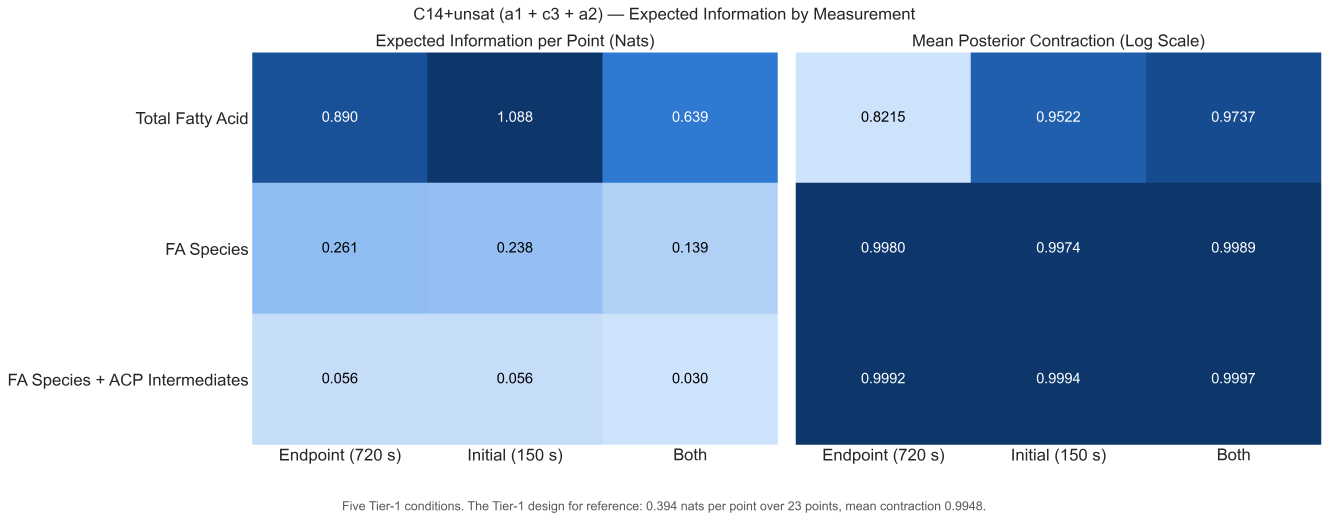
#> input picture Python Model/job_files/tier1/expected_information_grid.png, 5314 x 2082 px (shown at 1/4 size)
$ python paper_fig1_mock.py --network expected_information_grid.png --out out.png
#> lines starting #> are read from the running program, lines starting #| are printed output that depends on the picture
### Python Model/Utilities/inference_plotting.py
from __future__ import annotations

import math
import re
from pathlib import Path
from typing import Any
from itertools import combinations

import arviz as az
import matplotlib.pyplot as plt
import numpy as np
import seaborn as sns
from matplotlib.ticker import LogFormatterMathtext, LogLocator, NullFormatter


PLOT_FONT_SIZE = 16
TABLE_FONT_SIZE = 11
PLOT_STYLE_RC = {
    "font.size": PLOT_FONT_SIZE,
    "axes.titlesize": PLOT_FONT_SIZE,
    "axes.labelsize": PLOT_FONT_SIZE,
    "xtick.labelsize": PLOT_FONT_SIZE,
    "ytick.labelsize": PLOT_FONT_SIZE,
    "legend.fontsize": PLOT_FONT_SIZE,
    "legend.title_fontsize": PLOT_FONT_SIZE,
    "figure.titlesize": PLOT_FONT_SIZE,
    "xtick.major.size": 10.0,
    "ytick.major.size": 10.0,
    "xtick.minor.size": 6.0,
    "ytick.minor.size": 6.0,
    "xtick.major.width": 1.2,
    "ytick.major.width": 1.2,
    "xtick.minor.width": 1.0,
    "ytick.minor.width": 1.0,
    "xtick.bottom": True,
    "ytick.left": True,
    "xtick.top": False,
    "ytick.right": False,
    "xtick.direction": "out",
    "ytick.direction": "out",
}
sns.set_theme(style="whitegrid", rc=PLOT_STYLE_RC)
plt.rcParams.update(PLOT_STYLE_RC)


def _apply_plot_style() -> None:
    """Re-apply plotting style in case caller code reset rcParams."""
    sns.set_theme(style="whitegrid", rc=PLOT_STYLE_RC)
    plt.rcParams.update(PLOT_STYLE_RC)


# [1517 lines left out: functions _select_free_params, _sanitize_name, _resolve_paths, _configure_decade_log_x_axis, _extract_predictive_data, _build_table_rows and 23 more, not called in this run]


# Each diagnostic figure's title: "<run> — <title>" on its own, and its section heading in
# plot_run_summary.py's combined figure.
DIAGNOSTIC_TITLES = {
    "trace": "Prior vs. Posterior and Chain Traces",
    "convergence": "Convergence: r-hat, Bulk-ESS and Divergences",
    "energy": "Sampler Energy: BFMI and Energy Transitions",
    "loo": "Leave-One-Out Cross-Validation (PSIS-LOO)",
    "rank": "Chain Mixing: Rank ECDF vs 95% Envelope",
    "predictive": "Posterior Predictive Checks",
    "joint": "Joint Posterior: Pairwise Draws and Correlation",
}


# ...and its file in the run folder, named after that title.
DIAGNOSTIC_FILES = {
    "trace": "prior_posterior_traces.png",
    "convergence": "convergence.png",
    "energy": "sampler_energy.png",
    "loo": "leave_one_out.png",
    "rank": "chain_mixing.png",
    "predictive": "predictive_checks.png",
    "joint": "joint_posterior.png",
}


def _diagnostic_title(kind: str, system_name: str | None) -> str:
    return f"{system_name} — {DIAGNOSTIC_TITLES[kind]}" if system_name else DIAGNOSTIC_TITLES[kind]


# Every threshold line, in every diagnostic figure: dash-dot, so it reads differently from the
# dashed end-of-warmup line, with its value labelled on the right of the axes.
THRESHOLD_STYLE = {"color": "black", "linestyle": "-.", "linewidth": 1.2}


# [35 lines left out: functions _threshold_lines, _mark_criteria_met, _plain_ticks_if_narrow_log, not called in this run]


def _display_units(text: str) -> str:
    """uM -> µM for display; data columns and observable names keep the ASCII spelling."""
    return re.sub(r"\buM\b", "µM", text)


def figure_renderer(fig: Any) -> Any:
    """The figure's renderer. A figure closed through pyplot keeps only a FigureCanvasBase in
    matplotlib 3.11, which has no get_renderer, so an Agg canvas is attached first."""
    if not hasattr(fig.canvas, "get_renderer"):
        from matplotlib.backends.backend_agg import FigureCanvasAgg
        FigureCanvasAgg(fig)
    return fig.canvas.get_renderer()


def place_suptitle(fig: Any, text: str, gap_in: float = 0.15, **text_kwargs: Any) -> Any:
    """Put the figure title gap_in inches above the highest thing any axes draws (its title,
    tick labels, secondary axes), instead of at the figure's top edge, where layouts with
    spare headroom leave it floating well clear of the plots. Call after the layout is final;
    save with bbox_inches="tight", since the title can land above y = 1."""
    renderer = figure_renderer(fig)
    to_fig = fig.transFigure.inverted()
    top = 0.0
    for ax in fig.axes:
        if not ax.get_visible():
            continue
        box = ax.get_tightbbox(renderer)
        top = max(top, float(to_fig.transform((0.0, box.y1))[1]))
    return fig.suptitle(text, y=top + gap_in / fig.get_size_inches()[1], va="bottom", **text_kwargs)


# [214 lines left out: functions _save_figure, plot_predictive_time_vs_observable, plot_predictive_observable_vs_initial_concentration_table, not called in this run]

# --- Tier-1 layout: time series (A) over product profile (B), initial rates with their
# conditions table (C) to the right. Used when the datasets have that shape; anything else
# keeps the one-row-per-observable layout in plot_predictive.
_PROFILE_OBSERVABLE = re.compile(r"^C(\d+)_FA(_unsat)? \(uM\)$")


# [531 lines left out: functions _tier1_predictive_panels, _format_concentration, _plot_profile_panel, _plot_rates_panel, _plot_predictive_tier1, plot_predictive and 2 more, not called in this run]

### Python Model/job_files/tier1/paper_fig1_mock.py
"""Mock of the paper's Figure 1 for the draft layout: (A) the FAS network, (B) the previous
point-estimate workflow against the Bayesian one, (C) the two validation tiers.

Panel A is an image passed in (for the draft, Ruppe et al. 2020 PNAS Fig 1A, cropped); the
final figure needs a redrawn network or the publisher's permission.

    python paper_fig1_mock.py --network pnas2020_fig1.jpg --crop 0,0,545,578 --out fig1_mock.png
"""
import argparse
import sys
from pathlib import Path

HERE = Path(__file__).resolve().parent
sys.path.insert(0, str(HERE.parent.parent / "Utilities"))

import matplotlib  # noqa: E402
matplotlib.use("Agg")
import matplotlib.pyplot as plt  # noqa: E402
from matplotlib.patches import FancyArrowPatch, FancyBboxPatch  # noqa: E402

from inference_plotting import PLOT_FONT_SIZE, _apply_plot_style, place_suptitle  # noqa: E402

OLD, NEW, NEUTRAL = "#8c8c8c", "tab:blue", "0.25"


def box(ax, x, y, w, h, text, color, fill=0.12, size=None, bold=False):
    ax.add_patch(FancyBboxPatch((x - w / 2, y - h / 2), w, h, boxstyle="round,pad=0.012,rounding_size=0.02",
                                linewidth=1.8, edgecolor=color, facecolor=matplotlib.colors.to_rgba(color, fill)))
    ax.text(x, y, text, ha="center", va="center", fontsize=size or PLOT_FONT_SIZE - 3,
            fontweight="bold" if bold else "normal", color="0.1", wrap=True)


def arrow(ax, x0, y0, x1, y1, color):
    ax.add_patch(FancyArrowPatch((x0, y0), (x1, y1), arrowstyle="-|>", mutation_scale=16, linewidth=1.8,
                                 color=color, shrinkA=2, shrinkB=2))


def workflow(ax):
    ax.set_xlim(0, 1)
    ax.set_ylim(0, 1)
    ax.axis("off")
    # previous workflow (top row)
    ax.text(0.0, 0.97, "Previous (point estimate)", fontsize=PLOT_FONT_SIZE - 1, fontweight="bold", color=OLD, va="top")
    y = 0.80
    box(ax, 0.10, y, 0.17, 0.12, "Kinetic data", OLD)
    box(ax, 0.32, y, 0.19, 0.12, "Least-squares\nfit", OLD)
    box(ax, 0.54, y, 0.17, 0.12, "One parameter\nset", OLD)
    for x0, x1 in ((0.185, 0.225), (0.415, 0.455)):
        arrow(ax, x0, y, x1, y, OLD)
    for i, t in enumerate(["Morris sensitivity", "Enzyme-ratio design", "Knockout predictions"]):
        yy = 0.89 - i * 0.09
        box(ax, 0.84, yy, 0.27, 0.058, t, OLD, size=PLOT_FONT_SIZE - 4)
        arrow(ax, 0.625, y, 0.705, yy, OLD)
    # Bayesian workflow (bottom row)
    ax.text(0.0, 0.56, "This paper (Bayesian)", fontsize=PLOT_FONT_SIZE - 1, fontweight="bold", color=NEW, va="top")
    y = 0.30
    box(ax, 0.10, y + 0.09, 0.17, 0.10, "Priors", NEW)
    box(ax, 0.10, y - 0.09, 0.17, 0.10, "Kinetic data", NEW)
    box(ax, 0.32, y, 0.19, 0.12, "NUTS sampling\n(JAX ODEs)", NEW)
    box(ax, 0.54, y, 0.17, 0.12, "Posterior\ndistribution", NEW, fill=0.25, bold=True)
    arrow(ax, 0.185, y + 0.09, 0.225, y + 0.02, NEW)
    arrow(ax, 0.185, y - 0.09, 0.225, y - 0.02, NEW)
    arrow(ax, 0.415, y, 0.455, y, NEW)
    outs = ["Trust: uncertainty (Figs 2-4)", "Groupings tested (Fig 5)", "What data constrain (Fig 6)",
            "Sensitivity with uncertainty (Fig 7)", "Robust ratio design (Fig 8)", "What to measure next (Fig 9)"]
    for i, t in enumerate(outs):
        yy = 0.52 - i * 0.088
        box(ax, 0.84, yy, 0.30, 0.056, t, NEW, size=PLOT_FONT_SIZE - 4)
        arrow(ax, 0.625, y, 0.69, yy, NEW)


def tiers(ax):
    ax.set_xlim(0, 1)
    ax.set_ylim(0, 1)
    ax.axis("off")
    box(ax, 0.25, 0.5, 0.44, 0.78,
        "Tier 1: synthetic data, known truth\n\nTruncated networks (C4 to C20+unsat)\nhours per fit\n\n"
        "Does the method recover the truth,\nwith honest uncertainty?", NEUTRAL, fill=0.06)
    box(ax, 0.75, 0.5, 0.44, 0.78,
        "Tier 2: real ME1 data\n\nFull model (194 constants,\n318 species)\n\n"
        "Do the Bayesian conclusions\ndiffer from the point estimate?", NEW, fill=0.08)
    arrow(ax, 0.475, 0.5, 0.525, 0.5, NEUTRAL)


# [74 lines left out: function pictures, not called in this run]


def main():
    ap = argparse.ArgumentParser()
    ap.add_argument("--network", required=True, help="image for panel A")
    ap.add_argument("--crop", default=None, help="left,top,right,bottom in pixels")
    ap.add_argument("--blank", default=None, help="left,top,right,bottom to paint white (e.g. the source's own panel letter)")
    ap.add_argument("--credit", default="Network: Ruppe et al. 2020, PNAS 117:23557, Fig 1A")
    ap.add_argument("--out", required=True)
    ap.add_argument("--style", choices=["boxes", "pictures"], default="boxes")
    ap.add_argument("--prior_pred", help="pictures: npz of model predictions at prior draws (pred, times, obs, sigma)")
    ap.add_argument("--fit", help="pictures: npz of predictions at posterior draws (pred, truth)")
    ap.add_argument("--posterior", help="pictures: the run's posterior_samples_pm.nc (posterior + prior draws)")
    a = ap.parse_args()

    from PIL import Image
    img = Image.open(a.network)
#> img is the input picture: PIL image 5314x2082 RGBA; mean R, G, B, A 150.1, 174.6, 205.2, 255
    if a.blank:
        from PIL import ImageDraw
        img = img.convert("RGB")
        ImageDraw.Draw(img).rectangle(tuple(int(v) for v in a.blank.split(",")), fill="white")
    if a.crop:
        img = img.crop(tuple(int(v) for v in a.crop.split(",")))

    _apply_plot_style()
    if a.style == "pictures":
        fig = plt.figure(figsize=(22.0, 10.0))
        gs = fig.add_gridspec(2, 4, width_ratios=[1.45, 1, 1, 1], wspace=0.32, hspace=0.62, top=0.84)
        ax_a = fig.add_subplot(gs[:, 0])
        ax_a.imshow(img)
        ax_a.axis("off")
        ax_a.set_anchor("N")
        ax_a.text(0.0, -0.02, a.credit, transform=ax_a.transAxes, ha="left", va="top", fontsize=PLOT_FONT_SIZE - 5,
                  color="0.35")
        pictures(fig, gs, a)
        # place the row labels, panel heading and inference arrow from the panels' own positions
        axes = {(r, c): fig.axes[1 + 3 * r + (c - 1)] for r in (0, 1) for c in (1, 2, 3)}
        top, bot = axes[(0, 1)].get_position(), axes[(1, 1)].get_position()
        mid_col = axes[(0, 2)].get_position()
        left = top.x0 - 0.045
        for pos, lab in ((top, "Before Data"), (bot, "After Data")):
            fig.text(left, (pos.y0 + pos.y1) / 2, lab, rotation=90, ha="center", va="center",
                     fontsize=PLOT_FONT_SIZE, fontweight="bold", color="0.3")
        head_y = top.y1 + 0.075
        fig.text(ax_a.get_position().x0, head_y, "A  FAS Network", fontsize=PLOT_FONT_SIZE, fontweight="bold",
                 ha="left", va="bottom")
        fig.text(left - 0.012, head_y, "B  Bayesian Workflow (C8 Fit; Dashed = Known Truth)",
                 fontsize=PLOT_FONT_SIZE, fontweight="bold", ha="left", va="bottom")
        y_hi, y_lo = top.y0 - 0.075, bot.y1 + 0.045
        x = (mid_col.x0 + mid_col.x1) / 2 + 0.07
        fig.patches.append(FancyArrowPatch((x, y_hi), (x, y_lo), transform=fig.transFigure,
                                           arrowstyle="-|>", mutation_scale=28, linewidth=3, color=NEW))
        fig.text(x + 0.012, (y_hi + y_lo) / 2, "Bayesian inference\n(NUTS sampling of the ODE model)", ha="left",
                 va="center", fontsize=PLOT_FONT_SIZE - 2, color=NEW)
        # set directly: place_suptitle sits just above the panels, under the two headings
        fig.suptitle("Figure 1 (Mock) — FAS Network and the Bayesian Workflow", y=head_y + 0.075,
                     fontsize=PLOT_FONT_SIZE + 1)
        fig.savefig(a.out, dpi=250, bbox_inches="tight")
        print(f"Saved: {a.out}")
        return
    fig = plt.figure(figsize=(18.0, 11.5))
    gs = fig.add_gridspec(2, 2, width_ratios=[1.0, 1.55], height_ratios=[2.2, 1.0], wspace=0.05, hspace=0.12)
    ax_a = fig.add_subplot(gs[:, 0])
    ax_a.imshow(img)
    ax_a.axis("off")
    ax_a.set_anchor("N")
    ax_a.set_title("A  FAS Network", loc="left", fontweight="bold")
    ax_a.text(0.0, -0.02, a.credit, transform=ax_a.transAxes, ha="left", va="top", fontsize=PLOT_FONT_SIZE - 5,
              color="0.35")
    ax_b = fig.add_subplot(gs[0, 1])
    workflow(ax_b)
    ax_b.set_title("B  Workflow: Point Estimate vs Posterior", loc="left", fontweight="bold")
    ax_c = fig.add_subplot(gs[1, 1])
    tiers(ax_c)
    ax_c.set_title("C  Validation in Two Tiers", loc="left", fontweight="bold")
    place_suptitle(fig, "Figure 1 (Mock) — FAS Network and the Bayesian Workflow")
    fig.savefig(a.out, dpi=250, bbox_inches="tight")
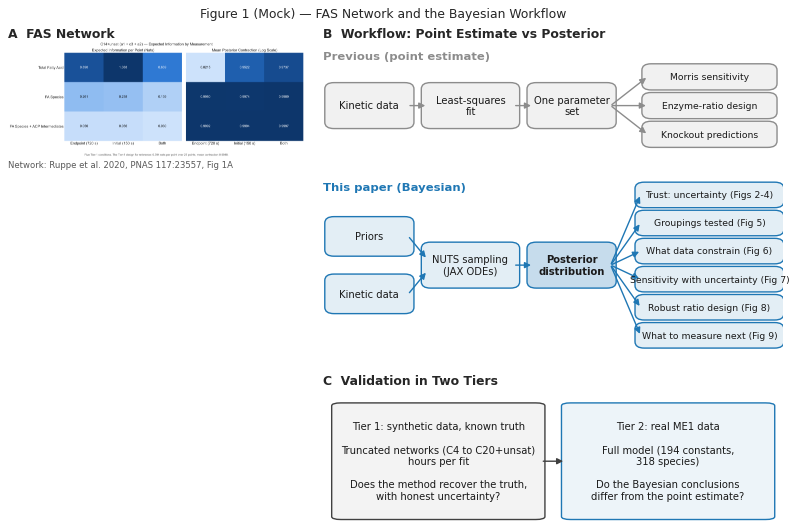
#> figure drawn by matplotlib, 3 panels
    print(f"Saved: {a.out}")


if __name__ == "__main__":
    main()
